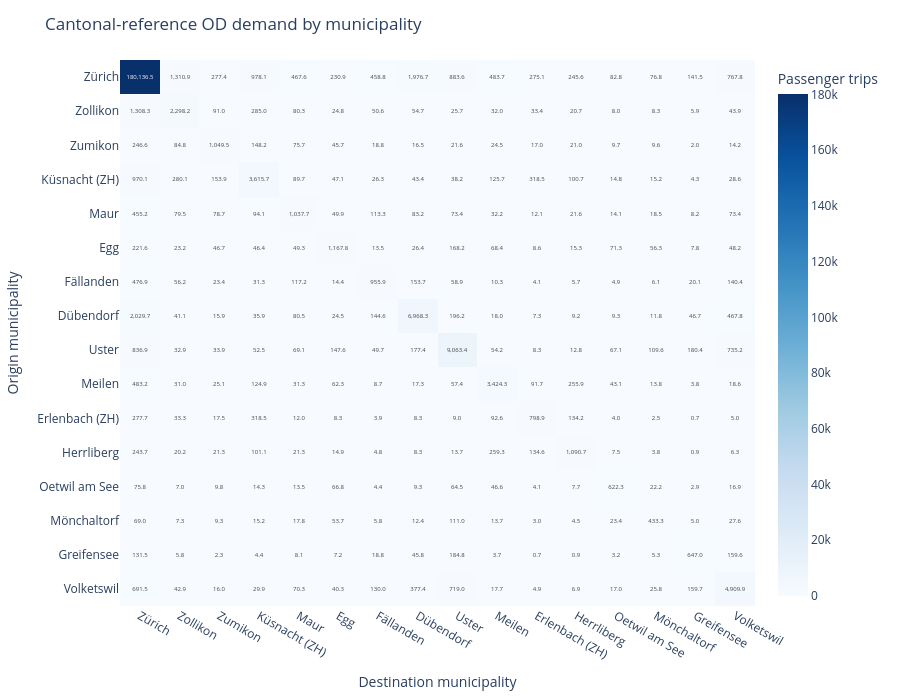

This figure's notebook cell:
### Markdown cell above
## 1.4 Baseline travel demand and desire lines (tutorial + mandatory)

The OD matrix says how many people travel from each zone to each other zone between 17:00 and 18:00 on a normal weekday, all modes together. Here we look at it at three levels:

1. **municipalities** (the course explorers, now with our municipalities passed explicitly, because in zone mode they cannot guess them);
2. **reporting regions** (decision D7): the nine corridor regions, two "buffer" regions for zones that are inside only because of the 500 m buffer, the rest of Zürich city, and four compass sectors outside, seen from Forch station (north = Glattal, Dübendorf, Winterthur; east = Uster, Oberland; south = Meilen, the lake's right bank; west = the left bank, Limmattal, Sihltal);
3. **demand categories**: internal → internal, inbound, outbound and pass-through.

The validation against independent evidence is in `deliverables/phase2/s1/S1_validation.md`.

### Code cell
# Course explorers at municipality level. In zone mode they need the municipality list passed explicitly.
FORCH_MUNICIPALITIES = ["Zürich", "Zollikon", "Zumikon", "Küsnacht (ZH)", "Maur", "Egg",
                        "Fällanden", "Dübendorf", "Uster", "Meilen", "Erlenbach (ZH)", "Herrliberg",
                        "Oetwil am See", "Mönchaltorf", "Greifensee", "Volketswil"]
FORCH_MUNICIPALITIES = [m for m in FORCH_MUNICIPALITIES if m in set(ctx.zones["municipality_name"])]
MUNICIPALITY_OD, MUNICIPALITY_LINKS = tmi.aggregate_od_by_municipality(ctx, FORCH_MUNICIPALITIES)
f1.save_table(MUNICIPALITY_OD.round(1).reset_index(names="origin"), "s1_4_od_municipalities")
display(MUNICIPALITY_OD.round(0))

MUNICIPALITY_OD_FIGURE = tmi.municipality_od_explorer(ctx, FORCH_MUNICIPALITIES)
display(MUNICIPALITY_OD_FIGURE)

### Figure 1 — Plotly figure (JSON) as saved in the notebook; plotly's stock layout.template omitted (floating-point values rounded to 4 significant figures; data arrays with more than 128 entries replaced by an {"elided": "..."} marker saying what was removed)
{"data": [{"colorbar": {"title": {"text": "Passenger trips"}}, "colorscale": [[0, "rgb(247,251,255)"], [0.125, "rgb(222,235,247)"], [0.25, "rgb(198,219,239)"], [0.375, "rgb(158,202,225)"], [0.5, "rgb(107,174,214)"], [0.625, "rgb(66,146,198)"], [0.75, "rgb(33,113,181)"], [0.875, "rgb(8,81,156)"], [1, "rgb(8,48,107)"]], "hovertemplate": "Origin: %{y}<br>Destination: %{x}<br>Peak-hour passenger trips: %{z:,.1f}<extra></extra>", "text": {"elided": "16x16 float values"}, "texttemplate": "%{text:,.1f}", "type": "heatmap", "x": ["Zürich", "Zollikon", "Zumikon", "Küsnacht (ZH)", "Maur", "Egg", "Fällanden", "Dübendorf", "Uster", "Meilen", "Erlenbach (ZH)", "Herrliberg", "Oetwil am See", "Mönchaltorf", "Greifensee", "Volketswil"], "y": ["Zürich", "Zollikon", "Zumikon", "Küsnacht (ZH)", "Maur", "Egg", "Fällanden", "Dübendorf", "Uster", "Meilen", "Erlenbach (ZH)", "Herrliberg", "Oetwil am See", "Mönchaltorf", "Greifensee", "Volketswil"], "z": {"elided": "16x16 float values"}}], "layout": {"height": 700, "margin": {"b": 20, "l": 20, "r": 20, "t": 60}, "title": {"text": "Cantonal-reference OD demand by municipality"}, "xaxis": {"title": {"text": "Destination municipality"}}, "yaxis": {"autorange": "reversed", "title": {"text": "Origin municipality"}}}}
